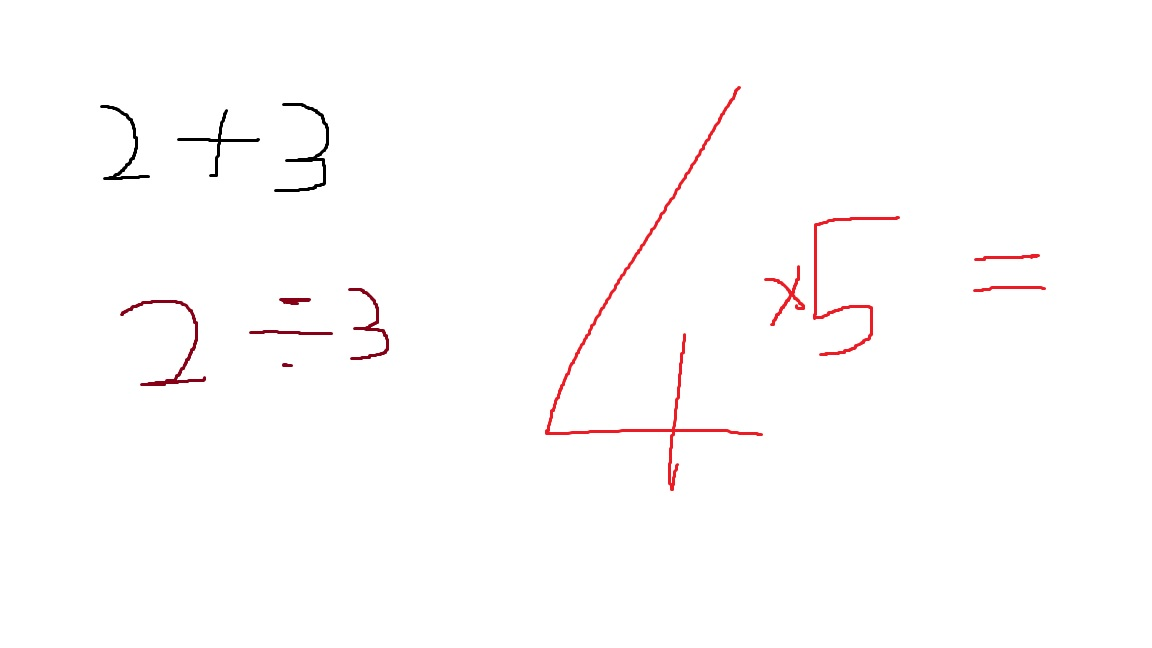
#> input picture files/random_tests.jpg, 1152 x 648 px
$ jupyter execute 'testing letter detection.ipynb'
#> lines starting #> are read from the running program, lines starting #| are printed output that depends on the picture; after the words box and inside, x2 and y2 are one past the last pixel; in counts of white or black regions, pixels touching at a corner belong together
[cell 1]
import cv2 as cv
import numpy as np
import matplotlib as mpl
import matplotlib.pyplot as plt

[cell 2]
def disp_img(img):
    plt.xticks([])
    plt.yticks([])
    plt.imshow(img)
    plt.show()

[cell 3]
mpl.rcParams['figure.dpi']= 150

[cell 4]
img = cv.imread('random_tests.jpg')
#> img is the input picture: shape (648, 1152, 3); mean B, G, R 252.6, 252.5, 253.8

[cell 5]
img.shape

[cell 6]
disp_img(img)

[cell 7]
gray = cv.cvtColor(img.copy(), cv.COLOR_BGR2GRAY)
blurred = cv.GaussianBlur(gray, (5, 5), 10)
thresh = cv.adaptiveThreshold(blurred, 255, 0, 1, 115, 1)
#> thresh: shape (648, 1152); 2.5% white; 13 white regions, largest, box (x1, y1, x2, y2) and area: (543, 84, 766, 493) 6382, (811, 214, 902, 358) 2440, (118, 298, 208, 388) 1811

disp_img(thresh)

[cell 8]
kernel = np.ones((3,3),np.uint8)
dilation = cv.dilate(thresh,kernel,iterations = 1)
#> dilation: shape (648, 1152); 3.3% white; 13 white regions

[cell 9]
disp_img(dilation)

[cell 10]
contours, hierarchy = cv.findContours(dilation, cv.RETR_EXTERNAL, cv.CHAIN_APPROX_SIMPLE)
#> contours = 13 contours; largest, box (x1, y1, x2, y2) and area: (542, 83, 767, 494) 7554, (810, 213, 903, 359) 2852, (117, 297, 209, 389) 2136, (271, 100, 332, 195) 1854, (345, 285, 392, 363) 1414
contours = sorted(contours, key=lambda ctr: cv.boundingRect(ctr)[0])
rects = [cv.boundingRect(ctr) for ctr in contours]
#> rects = [(97, 102, 56, 81), (117, 297, 92, 92), (174, 106, 89, 74), (246, 327, 90, 11), (271, 100, 61, 95), (276, 295, 38, 13), (279, 360, 17, 10), (345, 285, 47, 78), (542, 83, 225, 411), (761, 263, 47, 66), (810, 213, 93, 146), (970, 283, 79, 12), (971, 251, 72, 13)]

[cell 11]
contours
#> Out has the same summary as contours

[cell 12]
rects
#> Out has the same summary as rects

[cell 13]
for ctr in contours:
    x1 = ctr[0]
    x2 = ctr[0] + ctr[2]
#> this loop made 13 passes
#> (x1, x2) on passes 1 to 8: ([[98, 102]], [[195, 211]]), ([[148, 297]], [[287, 595]]), ([[223, 106]], [[445, 214]]), ([[260, 327]], [[507, 655]]), ([[280, 100]], [[559, 207]]), ([[277, 295]], [[553, 597]]), ([[280, 360]], [[559, 728]]), ([[346, 285]], [[691, 577]])

[cell 14]
ouput_img = img.copy()
extracted_digits = []
pad = 1
for (x, y, w, h) in rects:
    extracted_digits.append(dilation.copy()[y-pad: y + h+pad, x-pad: x + w+pad])
    rect = cv.rectangle(ouput_img, (x, y), (x + w, y + h), (0, 0, 255), 3)
#> this loop made 13 passes
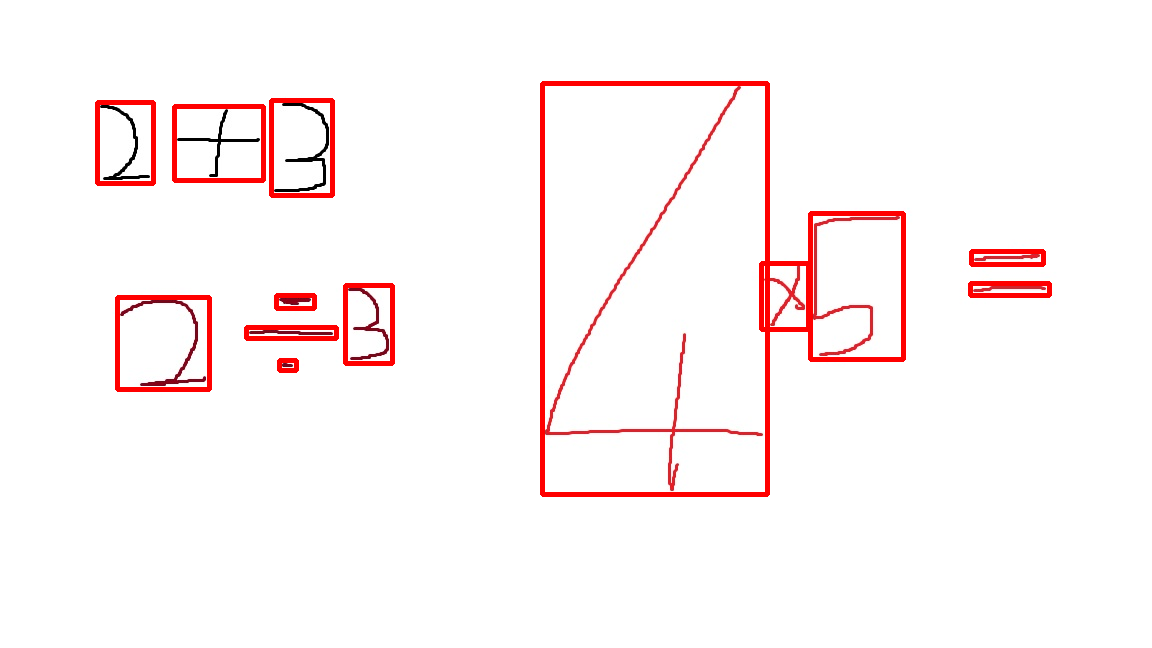
#> ouput_img: shape (648, 1152, 3); 2.77% of pixels changed, all inside (x1, y1, x2, y2) = (95, 81, 1052, 497)
#> after the loop, extracted_digits = 13 items

[cell 15]
disp_img(ouput_img)

[cell 16]
ouput_img2 = img.copy()
for cnt in contours:
    (x,y),radius = cv.minEnclosingCircle(cnt)
    center = (int(x),int(y))
    radius = int(radius)
    cv.circle(ouput_img2,center,radius,(0,255,0),2)
#> this loop made 13 passes
#> (x, y, radius, center) on passes 1, 3, 4, 5, 6, 8, 9, 10: (124.4, 141.1, 47, (124, 141)), (218, 139.5, 44, (218, 139)), (290.5, 332.5, 44, (290, 332)), (294.3, 148.6, 50, (294, 148)), (294.5, 299, 18, (294, 299)), (362.6, 323.1, 41, (362, 323)), (686.5, 284.6, 209, (686, 284)), (784.5, 295.5, 36, (784, 295))
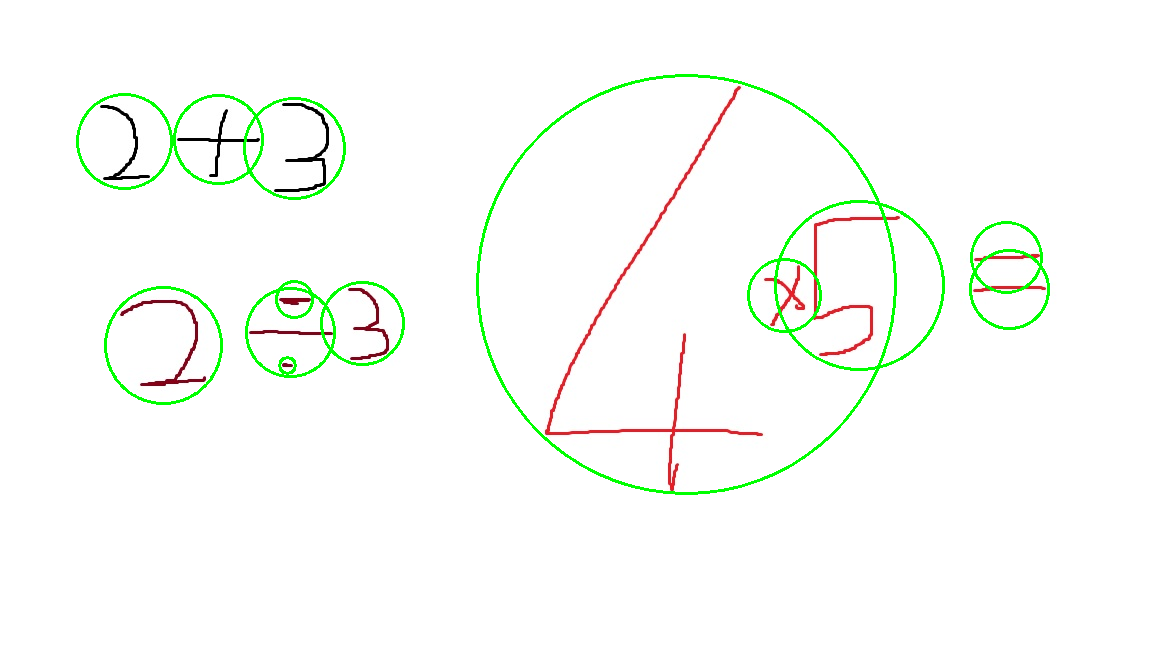
#> ouput_img2: shape (648, 1152, 3); 1.77% of pixels changed, all inside (x1, y1, x2, y2) = (76, 74, 1050, 495)

[cell 17]
disp_img(ouput_img2)

[cell 18]
output_img3 = img.copy()
for cnt in contours:
    rows,cols = output_img3.shape[:2]
    [vx,vy,x,y] = cv.fitLine(cnt, cv.DIST_L2,0,0.01,0.01)
    lefty = int((-x*vy/vx) + y)
    righty = int(((cols-x)*vy/vx)+y)
    cv.line(output_img3,(cols-1,righty),(0,lefty),(0,255,0),2)
#> this loop made 13 passes
#> (vx, vy, x, y, lefty, righty) on passes 1 to 8: ([0.168], [0.986], [125.2], [139.4], -593, 6152), ([0.559], [0.829], [172], [339.6], 84, 1792), ([0.627], [-0.779], [219.2], [136.8], 409, -1022), ([1], [0.016], [284], [332.1], 327, 346), ([0.07], [-0.998], [310.8], [146.2], 4576, -11847), ([1], [-0.00792], [293.3], [302.3], 304, 295), ([0.993], [-0.117], [287], [363.4], 397, 261), ([0.194], [0.981], [371], [327.6], -1546, 4273)
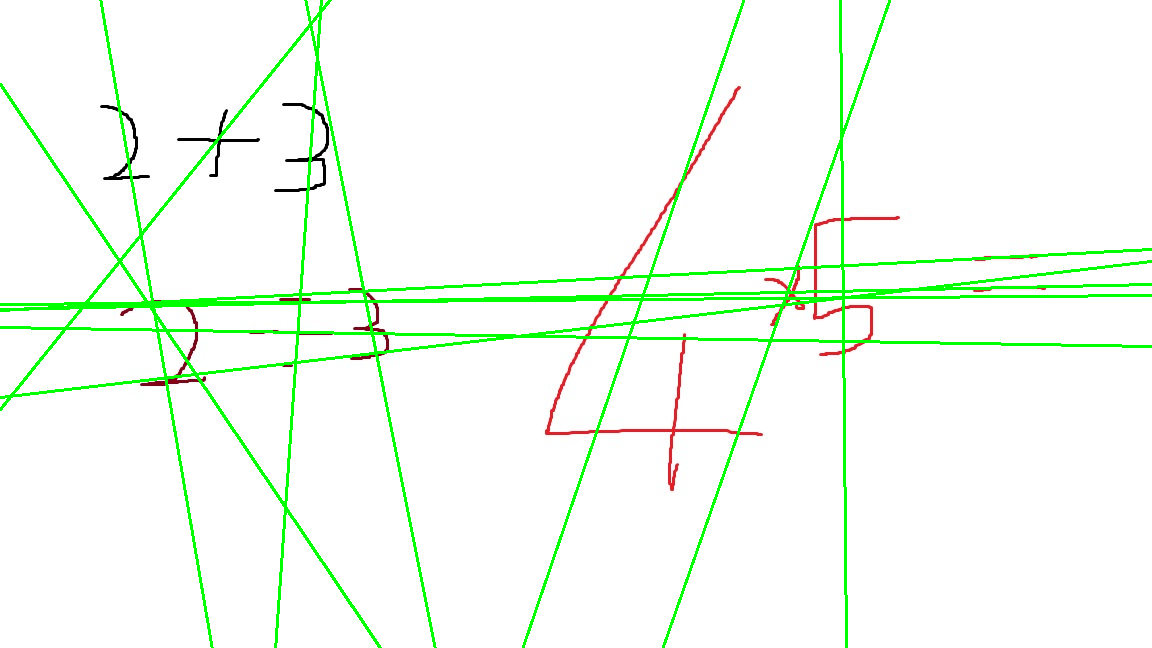
#> output_img3: shape (648, 1152, 3); 4.2% of pixels changed, all inside (x1, y1, x2, y2) = (0, 0, 1152, 648)

[cell 19]
disp_img(output_img3)

[cell 20]
output_img4 = img.copy()
for cnt in contours:
    ellipse = cv.fitEllipse(cnt)
    cv.ellipse(output_img4,ellipse,(0,255,0),2)
#> this loop made 13 passes
#> ellipse on passes 1 to 8: ((108.1, 140.6), (63.29, 87.58), 143.3), ((158.3, 340), (87.06, 91.27), 161.7), ((218.2, 142.2), (62.35, 83.94), 90.7), ((288.7, 332.2), (9.08, 131.7), 91.03), ((298.1, 148.3), (62.63, 97.92), 2.45), ((294.2, 298.8), (16.04, 40.04), 88.46), ((286.8, 365), (10.81, 21.79), 95.02), ((364.8, 326.9), (45.5, 78.02), 167.9)
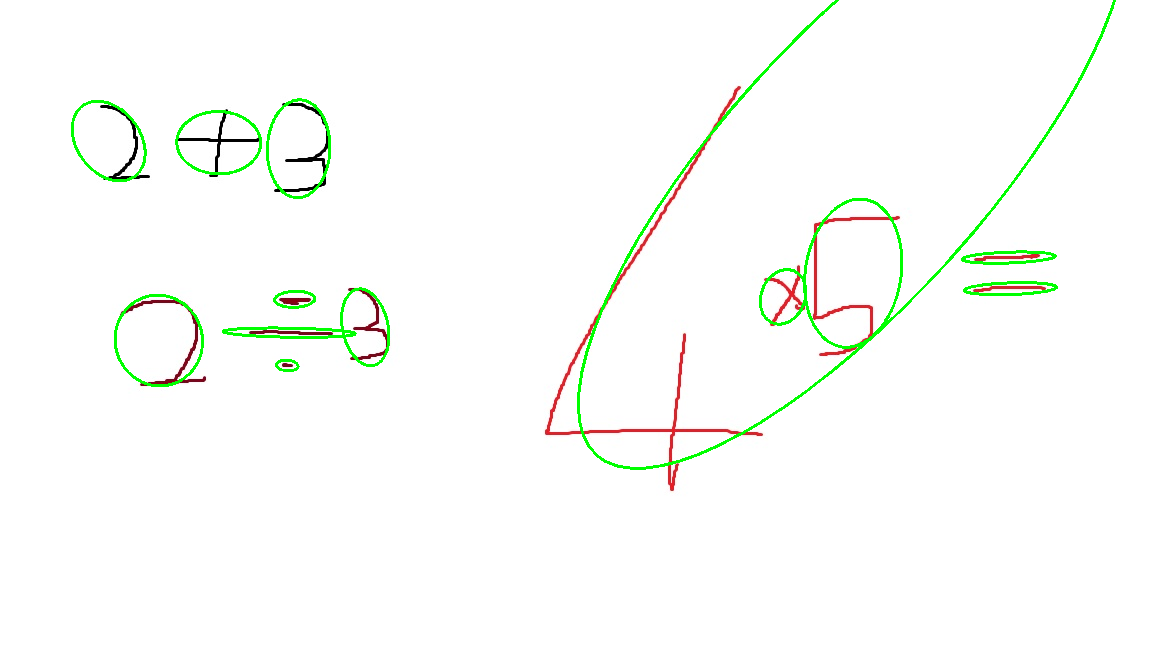
#> output_img4: shape (648, 1152, 3); 1.5% of pixels changed, all inside (x1, y1, x2, y2) = (71, 0, 1116, 470)
